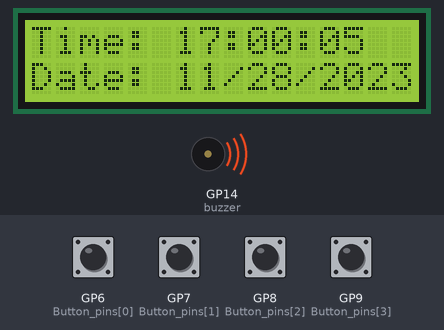
Simulated run of this program. Board: Raspberry Pi Pico running MicroPython. Shown: 16×2 character LCD, buzzer (waves = sounding, pin HIGH). Inputs (shaded band) come from the test bench; at power-on: GP6 (Button_pins[0]), GP7 (Button_pins[1]), GP8 (Button_pins[2]), GP9 (Button_pins[3]) LOW. The clock reads 2024-03-15 10:24:30 at power-on unless the program sets it; random numbers come from a fixed seed; library files of the repository ran but are not shown: ds1302.py, pico_i2c_lcd.py, lcd_api.py; pins used as bus, display or sensor lines are not drawn; what the program prints to the serial console is not drawn.

Above: at 5.3 s.
5.4 s: GP6 (Button_pins[0]) pulled HIGH for 1.25 s
At 7.2 s:
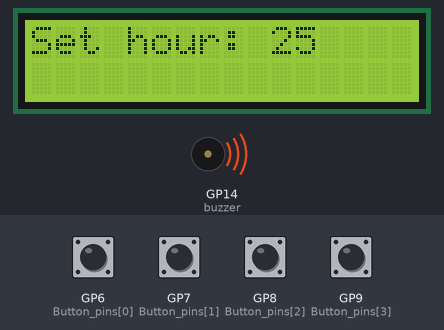
8.1 s: GP9 (Button_pins[3]) pulled HIGH for 1.25 s
At 8.5 s:
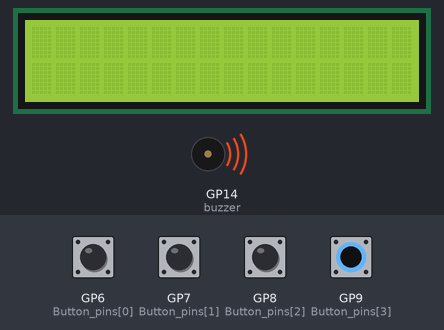
10.9 s: GP7 (Button_pins[1]) pulled HIGH for 1.25 s
At 13.9 s:
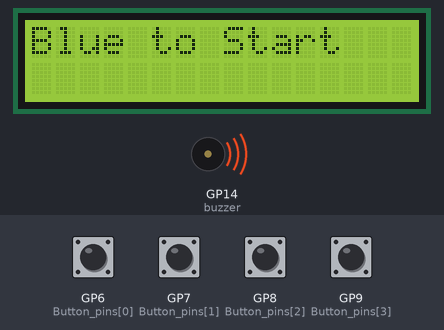
14.5 s: GP6 (Button_pins[0]) pulled HIGH for 1.25 s
At 16.4 s:
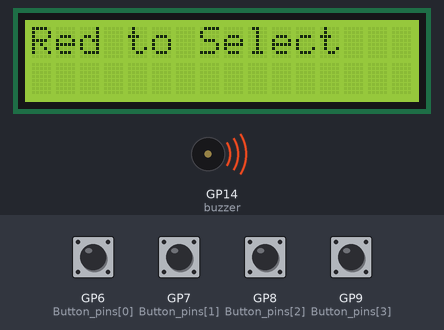
19.9 s: GP8 (Button_pins[2]) pulled HIGH for 1.25 s
At 21.3 s:
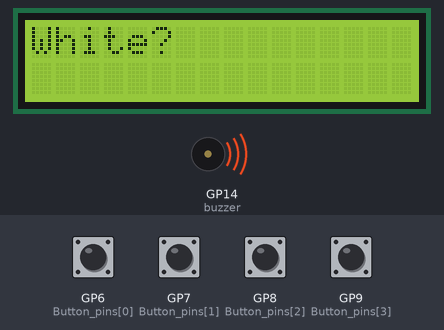
22.6 s: GP7 (Button_pins[1]) pulled HIGH for 1.25 s
At 24.6 s:
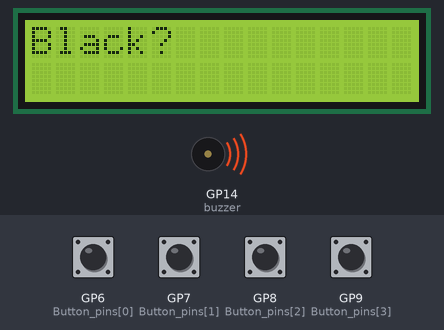
Timing chart, 0 to 26.1 s (numbered marks = the images above; inputs shaded):
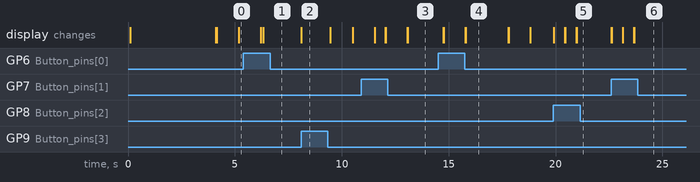

Measured:
- after the input at 8.1 s, the display: changes at once (image 2)
- after the input at 14.5 s, the display: first changes after 0.25 s (image 4 shows a later state)
- after the input at 19.9 s, the display: changes at once (image 5)
- after the input at 22.6 s, the display: first changes at once (image 6 shows a later state)
- what the display in image 4 shows lasts 2.0 s, from 15.8 s to 17.8 s

The program:

main.py
```python
"""
DS1302 real-time clock module

Special thanks to yunline for the DS1302  Library: https://github.com/omarbenhamid/micropython-ds1302-rtc
and T-622 for the I2C LCD library: https://github.com/T-622/RPI-PICO-I2C-LCD

Remember to check out more tutorials on NerdCave - https://www.youtube.com/c/NerdCaveYT


VCC - VSYS (PIN39)
GND - GND (Any ground on Pico)
CLK - GP18 (PIN24)
DAT - GP17 (PIN22)
RST  - GP16 (PIN21)

Buttons - User interface
# 6  = Set_Alarm
# 7 = add minutes/hours
# 8 = substract minutes/hoursSet_Minutes
# 9 = onfirm / Disable alarm

"""

####################Import all the libraries#######################
from machine import I2C, Pin
from ds1302 import DS1302
from pico_i2c_lcd import I2cLcd
from lcd_api import LcdApi
import utime
import random
###################################################################


################Setup LCD I2C and initialize#######################
I2C_ADDR     = 39
I2C_NUM_ROWS = 2
I2C_NUM_COLS = 16

i2c = I2C(0, sda=machine.Pin(0), scl=machine.Pin(1), freq=400000)
lcd = I2cLcd(i2c, 39, 2, 16)
lcd.clear()

ds = DS1302(Pin(18),Pin(17),Pin(16))
#ds.date_time() # returns the current datetime.
ds.date_time([2023, 11, 28, 1, 17, 00, 00]) # set datetime. comment out
print(ds.date_time())
print('set date time')
######################################################################


#################initialize the Buzzer################################
buzzer = Pin(14, Pin.OUT)
buzzer.high()
######################################################################


#################Buttons#############################################
Button_pins = [6,7,8,9]

Button = []
# Loop to assign GPIO pins and setup input and outputs
for x in range(0,4):

    Button.append(Pin(Button_pins[x], Pin.IN, Pin.PULL_DOWN))
    Button[x].value(0)
######################################################################


#################Set initial values of alarm#############################################
set_hour = 25
set_minute = 3
set_second = 00
hour = 0
minute = 0
print('initial values set')

####################------------DEFINITIONS----------######################

####################------------set_alarm()----------######################
def set_alarm():

    global set_hour
    global set_minute
    global set_second
    global hour
    global minute

    while True:
        try:
            lcd.clear()
            lcd.move_to(0,0)
            lcd.putstr("Set hour:")
            break;
        except OSError as e:
            utime.sleep(0.5)
            print('failed 105')

    while Button[3].value() != 1:
        if Button[1].value() == 1:
            set_hour += 1
            utime.sleep(0.1)
            set_hour = set_hour%24

        elif Button[2].value() == 1:
            set_hour -= 1
            utime.sleep(0.1)
            set_hour = set_hour%24

        hour = str(set_hour)

        while len(hour) < 2:
            hour = '0' + hour

        while True:
            try:
                lcd.move_to(10,0)
                lcd.putstr(str(hour))
                break;
            except OSError as e:
                utime.sleep(0.5)
                print('failed 129')

    while True:
        try:
            lcd.clear()
            utime.sleep(0.3)
            lcd.move_to(0,0)
            lcd.putstr("Set minute:")
            break;
        except OSError as e:
            utime.sleep(0.5)
            print('failed 139')

    while Button[3].value() != 1:
        if Button[1].value() == 1:
            set_minute += 1
            utime.sleep(0.1)
            set_minute = set_minute%60

        elif Button[2].value() == 1:
            set_minute -= 1
            utime.sleep(0.1)
            set_minute = set_minute%60

        minute = str(set_minute)
        while len(minute) < 2:
            minute = '0' + minute

        while True:
            try:
                lcd.move_to(12,0)
                lcd.putstr(str(minute))
                break
            except OSError as e:
                utime.sleep(0.5)
                print('failed 162')

    while True:
        try:
            lcd.clear()
            break
        except OSError as e:
            utime.sleep(0.5)
            print('failed 169')

    return(set_hour,set_minute)

###############################-------------simon_says()--------------------#######################################
def simon_says():

    def get_guess_val():
        print("Please select")
        while Button[3].value() != 1:
                if Button[0].value() == 1:
                    guess_val = 0
                    print("curr val 0")
                    while True:
                        try:
                            lcd.clear()
                            lcd.putstr("Blue?")
                            break
                        except OSError as e:
                            utime.sleep(0.5)
                            continue
                    utime.sleep(0.25)
                elif Button[1].value() == 1:
                    guess_val = 1
                    print("curr val 1")
                    while True:
                        try:
                            lcd.clear()
                            lcd.putstr("Black?")
                            break
                        except OSError as e:
                            utime.sleep(0.5)
                            continue
                    utime.sleep(0.25)
                elif Button[2].value() == 1:
                    guess_val = 2
                    print("curr val 2")
                    while True:
                        try:
                            lcd.clear()
                            lcd.putstr("White?")
                            break
                        except OSError as e:
                            utime.sleep(0.5)
                            continue
                    utime.sleep(0.25)
        return guess_val

    while True:
        try:
            utime.sleep(0.5)
            lcd.clear()
            lcd.putstr("Simon Says!")
            utime.sleep(1)
            lcd.clear()
            lcd.putstr("Blue to Start")
            print("Simon Says")
            break
        except OSError as e:
            utime.sleep(0.5)
            continue

    but_blue = Button[0]
    but_black = Button[1]
    but_white = Button[2]
    but_colors = [but_blue, but_black, but_white]
    game_colors = ["Blue","Black","White"]
    answer = []
    guess = []
    print("blue = start")

    while True:
        if Button[0].value() == 1:
            while True:
                try:
                    utime.sleep(0.25)
                    lcd.clear()
                    lcd.putstr("Starting")
                    utime.sleep(1)
                    break
                except OSError as e:
                    utime.sleep(0.5)
                    continue
            break
    print("Starting")


    while True:
            try:
                lcd.clear()
                lcd.putstr("Red to Select")
                utime.sleep(2)
                lcd.clear()
                break
            except OSError as e:
                utime.sleep(0.5)
                continue
    for i in range(4):
        game_on = True
        guess = []
        answer.append(random.randint(0,2))
        while True:
                try:
                    for color in range(len(answer)):
                        lcd.putstr(game_colors[answer[color]])
                        utime.sleep(1)
                        lcd.clear()
                        utime.sleep(0.5)
                    break
                except OSError as e:
                    utime.sleep(0.5)
                    continue
        while game_on:
            print(answer)
            val = get_guess_val()
            print(val)
            guess.append(val)
            print("added")

            if len(guess) == len(answer):
                if guess == answer:
                    print("Nice Job")
                    while True:
                        try:
                            lcd.clear()
                            lcd.putstr("Nice Job")
                            utime.sleep(0.5)
                            lcd.clear()
                            break
                        except OSError as e:
                            utime.sleep(0.5)
                            continue
                    game_on = False
                else:
                    print("Incorrect")
                    guess = []
                    print("Try again")
                    while True:
                        try:
                            lcd.clear()
                            lcd.putstr("Incorrect")
                            utime.sleep(0.5)
                            lcd.putstr("Try again")
                            utime.sleep(0.5)
                            lcd.clear()
                            break
                        except OSError as e:
                            utime.sleep(0.5)
                            continue

            elif len(guess) < len(answer):
                print("next")
                while True:
                        try:
                            lcd.clear()
                            lcd.putstr("Next")
                            utime.sleep(0.25)
                            lcd.clear()
                            break
                        except OSError as e:
                            utime.sleep(0.5)
                            continue
                continue
            else:
                guess = []

#############################--------------------check_alarm()--------------############################

def check_alarm(set_hour,set_minute,set_second):

    if set_hour == int(hr) and set_minute == int(m) and set_second == int(s) :
        while Button[3].value() != 1:
            try:
                lcd.clear()
                lcd.move_to(4,0)
                lcd.putstr("Wake Up!")

                utime.sleep(0.2)
                buzzer.low()
                utime.sleep(0.2)
                buzzer.high()
                lcd.clear()
            except OSError as e:
                utime.sleep(0.5)
                continue
        simon_says()

    utime.sleep(1)


##########################---------WELCOME MESSAGE------------#################################
while True:
    try:
        lcd.move_to(0,0)
        lcd.putstr("Alarm Clock Game")
        utime.sleep(4)
        lcd.clear()
        break
    except OSError as e:
        utime.sleep(0.5)
        print('failed')
print('welcome message')

##########################---------------RUN TIME CODE---------#############################
while True:

    (Y,M,D,day,hr,m,s)=ds.date_time()
    if s < 10:
        s = "0" + str(s)
    if m < 10:
        m = "0" + str(m)
    if hr < 10:
        hr = "0" + str(hr)
    if D < 10:
        D = "0" + str(D)
    if M < 10:
        M = "0" + str(M)

    while True:
        try:
            lcd.move_to(0,0)
            lcd.putstr("Time:")
            lcd.move_to(6,0)
            lcd.putstr(str(hr) + ":" + str(m) + ":" + str(s))
            lcd.move_to(0,1)
            lcd.putstr("Date:")
            lcd.move_to(6,1)
            lcd.putstr(str(M) + "/" + str(D) + "/" + str(Y))
            break
        except OSError as e:
            utime.sleep(0.5)
            print('failed 300')

    if Button[0].value() == 1:
        utime.sleep(0.1)
        print("Set Alarm")
        set_alarm()

    if Button[1].value() == 1:
        print("black on")
        simon_says()

    check_alarm(set_hour,set_minute,set_second)
```
